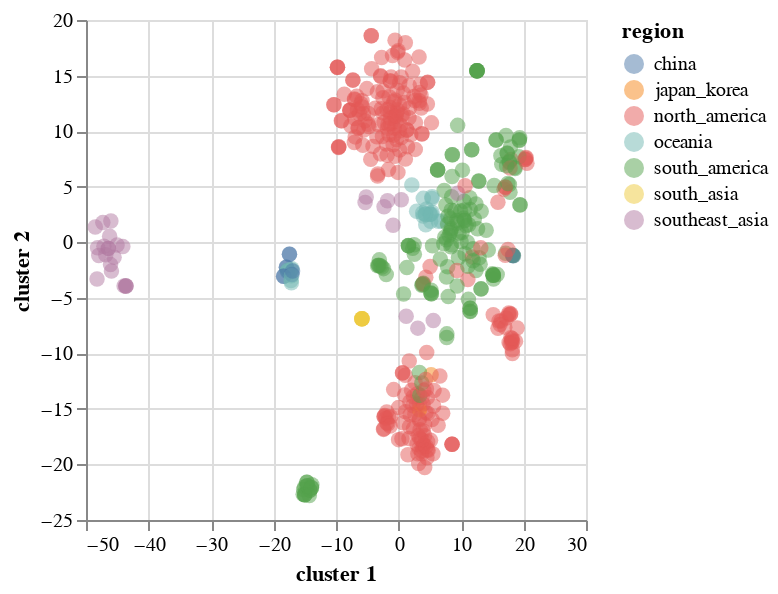

This figure's notebook cell:
### Code cell
import altair as alt

base = alt.Chart(merged_df)
base.mark_circle(size=60).encode(
    x='cluster 1',
    y='cluster 2',
    opacity=alt.value(0.5),
    color='region',
    tooltip=['strain', 'region']
).properties(width=250,height=250).interactive()

### Figure 1 — Vega-Lite specification as saved in the notebook (floating-point values rounded to 4 significant figures; data arrays with more than 128 entries replaced by an {"elided": "..."} marker saying what was removed)
{"$schema": "https://vega.github.io/schema/vega-lite/v3.3.0.json", "config": {"mark": {"tooltip": null}, "view": {"height": 300, "width": 400}}, "data": {"name": "data-a8f1df7d375c4d776f606459ac7cb8c8"}, "datasets": {"data-a8f1df7d375c4d776f606459ac7cb8c8": {"elided": "486 records"}}, "encoding": {"color": {"field": "region", "type": "nominal"}, "opacity": {"value": 0.5}, "tooltip": [{"field": "strain", "type": "nominal"}, {"field": "region", "type": "nominal"}], "x": {"field": "cluster 1", "type": "quantitative"}, "y": {"field": "cluster 2", "type": "quantitative"}}, "height": 250, "mark": {"size": 60, "type": "circle"}, "selection": {"selector063": {"bind": "scales", "encodings": ["x", "y"], "type": "interval"}}, "width": 250}
